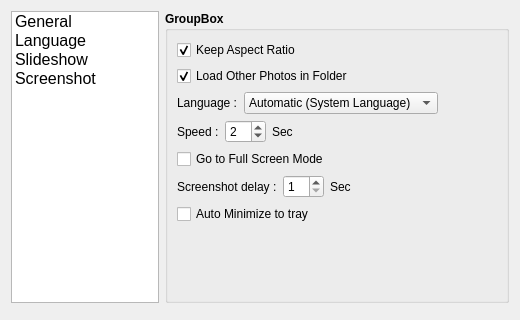
<?xml version="1.0" encoding="UTF-8"?>
<ui version="4.0">
 <class>Option</class>
 <widget class="QDialog" name="Option">
  <property name="geometry">
   <rect>
    <x>0</x>
    <y>0</y>
    <width>520</width>
    <height>320</height>
   </rect>
  </property>
  <property name="minimumSize">
   <size>
    <width>520</width>
    <height>320</height>
   </size>
  </property>
  <property name="windowTitle">
   <string>Option</string>
  </property>
  <property name="windowIcon">
   <iconset resource="Icon.qrc">
    <normaloff>:/Icons/Option.png</normaloff>:/Icons/Option.png</iconset>
  </property>
  <layout class="QGridLayout" name="gridLayout_2">
   <item row="0" column="0">
    <widget class="QListWidget" name="listWidgetOption">
     <property name="sizePolicy">
      <sizepolicy hsizetype="Fixed" vsizetype="Expanding">
       <horstretch>0</horstretch>
       <verstretch>0</verstretch>
      </sizepolicy>
     </property>
     <property name="minimumSize">
      <size>
       <width>148</width>
       <height>0</height>
      </size>
     </property>
     <property name="maximumSize">
      <size>
       <width>148</width>
       <height>16777215</height>
      </size>
     </property>
     <property name="iconSize">
      <size>
       <width>30</width>
       <height>30</height>
      </size>
     </property>
     <item>
      <property name="text">
       <string>General</string>
      </property>
      <property name="font">
       <font>
        <pointsize>12</pointsize>
       </font>
      </property>
      <property name="icon">
       <iconset resource="Icon.qrc">
        <normaloff>:/Icons/Option.png</normaloff>:/Icons/Option.png</iconset>
      </property>
     </item>
     <item>
      <property name="text">
       <string>Language</string>
      </property>
      <property name="font">
       <font>
        <pointsize>12</pointsize>
       </font>
      </property>
      <property name="icon">
       <iconset resource="Icon.qrc">
        <normaloff>:/Icons/language.png</normaloff>:/Icons/language.png</iconset>
      </property>
     </item>
     <item>
      <property name="text">
       <string>Slideshow</string>
      </property>
      <property name="font">
       <font>
        <pointsize>12</pointsize>
       </font>
      </property>
      <property name="icon">
       <iconset resource="Icon.qrc">
        <normaloff>:/Icons/Slideshow Start.png</normaloff>:/Icons/Slideshow Start.png</iconset>
      </property>
     </item>
     <item>
      <property name="text">
       <string>Screenshot</string>
      </property>
      <property name="font">
       <font>
        <pointsize>12</pointsize>
       </font>
      </property>
      <property name="icon">
       <iconset resource="Icon.qrc">
        <normaloff>:/Icons/Screenshot.png</normaloff>:/Icons/Screenshot.png</iconset>
      </property>
     </item>
    </widget>
   </item>
   <item row="0" column="1">
    <widget class="QGroupBox" name="OptionGroupBox">
     <property name="font">
      <font>
       <weight>75</weight>
       <bold>true</bold>
      </font>
     </property>
     <property name="title">
      <string notr="true">GroupBox</string>
     </property>
     <layout class="QGridLayout" name="gridLayout">
      <item row="1" column="0">
       <widget class="QCheckBox" name="LoadPhotosFolder">
        <property name="font">
         <font>
          <weight>50</weight>
          <bold>false</bold>
         </font>
        </property>
        <property name="text">
         <string>Load Other Photos in Folder</string>
        </property>
        <property name="checked">
         <bool>true</bool>
        </property>
       </widget>
      </item>
      <item row="0" column="0">
       <widget class="QCheckBox" name="KeepAspectRatioCheckBox">
        <property name="font">
         <font>
          <weight>50</weight>
          <bold>false</bold>
         </font>
        </property>
        <property name="text">
         <string>Keep Aspect Ratio</string>
        </property>
        <property name="checkable">
         <bool>true</bool>
        </property>
        <property name="checked">
         <bool>true</bool>
        </property>
       </widget>
      </item>
      <item row="4" column="0">
       <widget class="QCheckBox" name="slsFullscreen">
        <property name="font">
         <font>
          <weight>50</weight>
          <bold>false</bold>
         </font>
        </property>
        <property name="text">
         <string>Go to Full Screen Mode</string>
        </property>
       </widget>
      </item>
      <item row="2" column="0">
       <layout class="QHBoxLayout" name="horizontalLayout_4">
        <item>
         <widget class="QLabel" name="LanguageLabel">
          <property name="font">
           <font>
            <weight>50</weight>
            <bold>false</bold>
           </font>
          </property>
          <property name="text">
           <string>Language :</string>
          </property>
         </widget>
        </item>
        <item>
         <widget class="QComboBox" name="LanguageComboBox">
          <property name="font">
           <font>
            <weight>50</weight>
            <bold>false</bold>
           </font>
          </property>
          <item>
           <property name="text">
            <string>Automatic (System Language)</string>
           </property>
          </item>
          <item>
           <property name="text">
            <string>English</string>
           </property>
          </item>
          <item>
           <property name="text">
            <string>پارسی</string>
           </property>
          </item>
          <item>
           <property name="text">
            <string>Español</string>
           </property>
          </item>
          <item>
           <property name="text">
            <string>繁體中文</string>
           </property>
          </item>
         </widget>
        </item>
        <item>
         <spacer name="horizontalSpacer_4">
          <property name="orientation">
           <enum>Qt::Horizontal</enum>
          </property>
          <property name="sizeHint" stdset="0">
           <size>
            <width>0</width>
            <height>0</height>
           </size>
          </property>
         </spacer>
        </item>
       </layout>
      </item>
      <item row="3" column="0">
       <layout class="QHBoxLayout" name="horizontalLayout_2">
        <item>
         <widget class="QLabel" name="SppedLabel">
          <property name="font">
           <font>
            <weight>50</weight>
            <bold>false</bold>
           </font>
          </property>
          <property name="text">
           <string>Speed :</string>
          </property>
         </widget>
        </item>
        <item>
         <widget class="QSpinBox" name="slideshowSpeed">
          <property name="font">
           <font>
            <weight>50</weight>
            <bold>false</bold>
           </font>
          </property>
          <property name="minimum">
           <number>1</number>
          </property>
          <property name="value">
           <number>2</number>
          </property>
         </widget>
        </item>
        <item>
         <widget class="QLabel" name="SecLabel">
          <property name="font">
           <font>
            <weight>50</weight>
            <bold>false</bold>
           </font>
          </property>
          <property name="text">
           <string>Sec</string>
          </property>
         </widget>
        </item>
        <item>
         <spacer name="horizontalSpacer_3">
          <property name="orientation">
           <enum>Qt::Horizontal</enum>
          </property>
          <property name="sizeHint" stdset="0">
           <size>
            <width>0</width>
            <height>0</height>
           </size>
          </property>
         </spacer>
        </item>
       </layout>
      </item>
      <item row="7" column="0">
       <spacer name="verticalSpacer">
        <property name="orientation">
         <enum>Qt::Vertical</enum>
        </property>
        <property name="sizeHint" stdset="0">
         <size>
          <width>20</width>
          <height>49</height>
         </size>
        </property>
       </spacer>
      </item>
      <item row="5" column="0">
       <layout class="QHBoxLayout" name="horizontalLayout_3">
        <item>
         <widget class="QLabel" name="screenshotDelay">
          <property name="font">
           <font>
            <weight>50</weight>
            <bold>false</bold>
           </font>
          </property>
          <property name="text">
           <string>Screenshot delay :</string>
          </property>
         </widget>
        </item>
        <item>
         <widget class="QSpinBox" name="screenshotDelaySpinBox">
          <property name="font">
           <font>
            <weight>50</weight>
            <bold>false</bold>
           </font>
          </property>
          <property name="minimum">
           <number>1</number>
          </property>
          <property name="maximum">
           <number>60</number>
          </property>
         </widget>
        </item>
        <item>
         <widget class="QLabel" name="SecLabel_2">
          <property name="font">
           <font>
            <weight>50</weight>
            <bold>false</bold>
           </font>
          </property>
          <property name="text">
           <string>Sec</string>
          </property>
         </widget>
        </item>
        <item>
         <spacer name="horizontalSpacer_2">
          <property name="orientation">
           <enum>Qt::Horizontal</enum>
          </property>
          <property name="sizeHint" stdset="0">
           <size>
            <width>0</width>
            <height>0</height>
           </size>
          </property>
         </spacer>
        </item>
       </layout>
      </item>
      <item row="6" column="0">
       <widget class="QCheckBox" name="ScreenshotAtuoMinimizeCheckBox">
        <property name="font">
         <font>
          <weight>50</weight>
          <bold>false</bold>
         </font>
        </property>
        <property name="text">
         <string>Auto Minimize to tray</string>
        </property>
       </widget>
      </item>
     </layout>
    </widget>
   </item>
   <item row="1" column="0" colspan="2">
    <widget class="QDialogButtonBox" name="OptionButtonBox"/>
   </item>
  </layout>
  <zorder>OptionButtonBox</zorder>
  <zorder>listWidgetOption</zorder>
  <zorder>OptionGroupBox</zorder>
 </widget>
 <tabstops>
  <tabstop>listWidgetOption</tabstop>
  <tabstop>KeepAspectRatioCheckBox</tabstop>
  <tabstop>LoadPhotosFolder</tabstop>
  <tabstop>LanguageComboBox</tabstop>
  <tabstop>slideshowSpeed</tabstop>
  <tabstop>slsFullscreen</tabstop>
  <tabstop>screenshotDelaySpinBox</tabstop>
  <tabstop>ScreenshotAtuoMinimizeCheckBox</tabstop>
 </tabstops>
 <resources>
  <include location="Icon.qrc"/>
 </resources>
 <connections/>
</ui>
